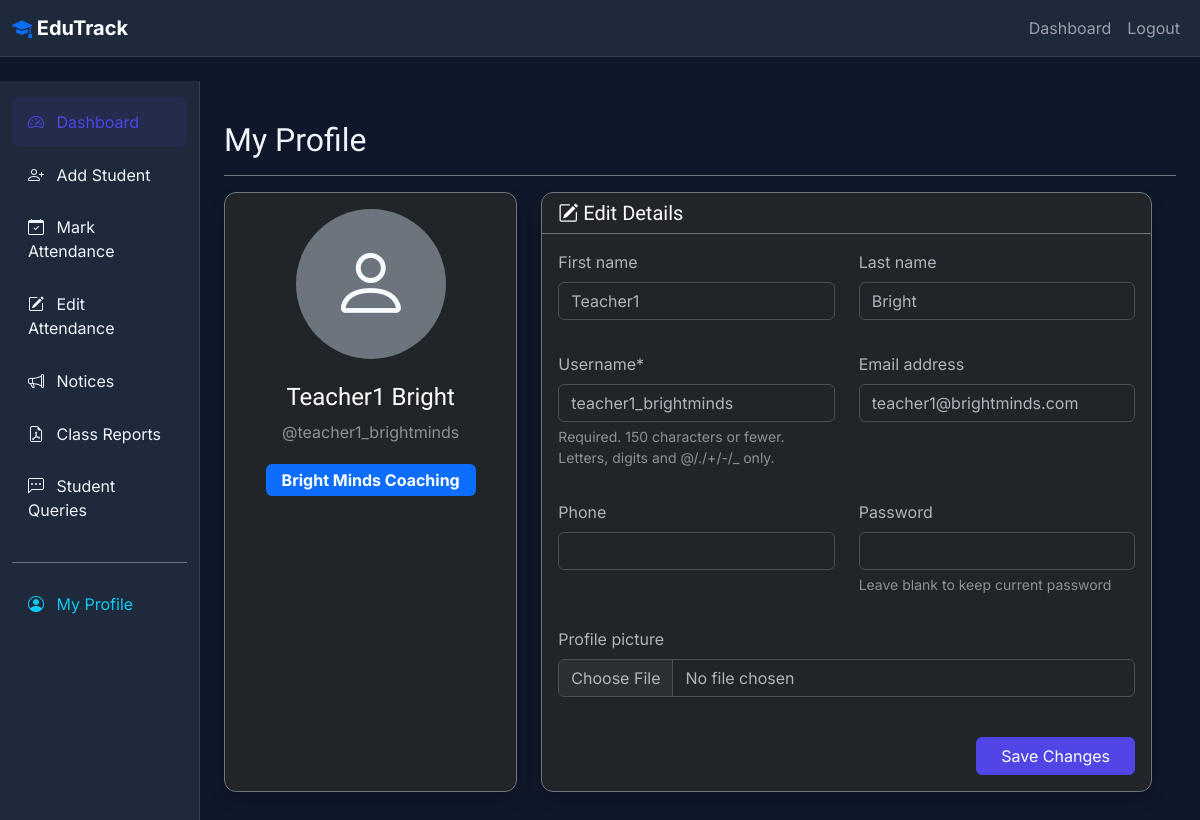
/dashboard/teacher/profile/ (signed in), run on the app's committed database.
### accounts/models.py (models this page shows, shortened)
class User(AbstractUser):
    ROLE_CHOICES = [
        ('super_admin', 'Super Admin'),
        ('inst_admin', 'Institution Admin'),
        ('teacher', 'Teacher'),
        ('student', 'Student'),
    ]
    role = models.CharField(max_length=20, choices=ROLE_CHOICES)
    institution = models.ForeignKey('institutions.Institution', null=True, blank=True, on_delete=models.CASCADE)
    class_ref = models.ForeignKey('academics.Class', null=True, blank=True, on_delete=models.SET_NULL, related_name='students')
    phone = models.CharField(max_length=15, blank=True)
    profile_picture = models.ImageField(upload_to='profiles/', blank=True, null=True)

### institutions/models.py (models this page shows, shortened)
class Institution(models.Model):
    name = models.CharField(max_length=255)
    address = models.TextField(blank=True)
    email = models.EmailField(unique=True)
    phone = models.CharField(max_length=15, blank=True)
    logo = models.ImageField(upload_to='logos/', blank=True, null=True)
    created_at = models.DateTimeField(auto_now_add=True)
    is_active = models.BooleanField(default=True)
    slug = models.SlugField(unique=True)

### accounts/views.py (the view, shortened to what this page needs)
# urls.py: path('dashboard/teacher/profile/', views.TeacherProfileView.as_view(), name='teacher_profile_edit'),
class TeacherProfileView(TeacherMixin, UpdateView):
    form_class = TeacherProfileUpdateForm
    template_name = 'accounts/teacher_profile.html'
    success_url = reverse_lazy('teacher_profile_edit')
    def get_object(self):
        return self.request.user

### accounts/forms.py (shortened to what this page needs)
class TeacherProfileUpdateForm(forms.ModelForm):
    password = forms.CharField(widget=forms.PasswordInput, required=False, help_text="Leave blank to keep current password")
    class Meta:
        model = User
        fields = ['profile_picture', 'username', 'email', 'first_name', 'last_name', 'phone']

### accounts/mixins.py (called while the page is built)
    def test_func(self):
        return self.request.user.is_authenticated and self.request.user.role == 'teacher'

### templates/accounts/teacher_profile.html (shortened to what this page needs)
{% extends 'dashboard/teacher_dashboard.html' %}
{% load crispy_forms_tags %}
{% block dashboard_content %}
<div class="d-flex justify-content-between flex-wrap flex-md-nowrap align-items-center pt-3 pb-2 mb-3 border-bottom border-secondary">
    <h1 class="h2">My Profile</h1>
</div>
<div class="row w-100">
    <div class="col-md-4 mb-4">
        <div class="card bg-dark border-secondary h-100 shadow">
            <div class="card-body d-flex flex-column align-items-center text-center">
                {% if request.user.profile_picture %}
                    <img src="{{ request.user.profile_picture.url }}" class="rounded-circle mb-3" width="150" height="150" style="object-fit: cover;" alt="Profile Picture">
                {% else %}
                    <div class="rounded-circle bg-secondary d-flex align-items-center justify-content-center mb-3" style="width: 150px; height: 150px;">
                        <i class="bi bi-person text-light" style="font-size: 5rem;"></i>
                    </div>
                {% endif %}
                <h4 class="text-white mt-2">{{ request.user.get_full_name }}</h4>
                <p class="text-muted">@{{ request.user.username }}</p>
                <span class="badge bg-primary px-3 py-2 fs-6 mt-1">{{ request.user.institution.name }}</span>
            </div>
        </div>
    </div>
    <div class="col-md-8 mb-4">
        <div class="card bg-dark border-secondary h-100 shadow">
            <div class="card-header border-secondary bg-transparent">
                <h5 class="mb-0 text-white"><i class="bi bi-pencil-square"></i> Edit Details</h5>
            </div>
            <div class="card-body">
                <form method="post" enctype="multipart/form-data">
                    <div class="row">
                        <div class="col-md-6 mb-3">
                            {{ form.first_name|as_crispy_field }}
                        </div>
                        <div class="col-md-6 mb-3">
                            {{ form.last_name|as_crispy_field }}
                        </div>
                        <div class="col-md-6 mb-3">
                            {{ form.username|as_crispy_field }}
                        </div>
                        <div class="col-md-6 mb-3">
                            {{ form.email|as_crispy_field }}
                        </div>
                        <div class="col-md-6 mb-3">
                            {{ form.phone|as_crispy_field }}
                        </div>
                        <div class="col-md-6 mb-3">
                            {{ form.password|as_crispy_field }}
                        </div>
                        <div class="col-12 mb-4">
                            {{ form.profile_picture|as_crispy_field }}
                        </div>
                    </div>
                    <div class="d-flex justify-content-end">
                        <button type="submit" class="btn btn-primary px-4">Save Changes</button>
                    </div>
                </form>
            </div>
        </div>
    </div>
</div>
{% endblock %}

### templates/base.html (style rules this page uses)
:root { --primary: #4F46E5; --secondary: #06B6D4; --bg-color: #0F172A; --surface-color: #1E293B; --text-light: #F1F5F9; }
body { font-family: 'Inter', sans-serif; background-color: var(--bg-color); color: var(--text-light); }
h1, h2, h3, h4, h5, h6 { font-family: 'Sora', sans-serif; }
.btn-primary { background-color: var(--primary); border-color: var(--primary); }
.card { background-color: var(--surface-color); border: 1px solid rgba(255,255,255,0.1); border-radius: 12px; box-shadow: 0 4px 6px -1px rgba(0, 0, 0, 0.1); }

### data on the page
User: user.get_full_name "Teacher1 Bright", user.username "teacher1_brightminds", user.institution.name "Bright Minds Coaching", first_name "Teacher1", last_name "Bright", username "teacher1_brightminds", email "teacher1@brightminds.com"
